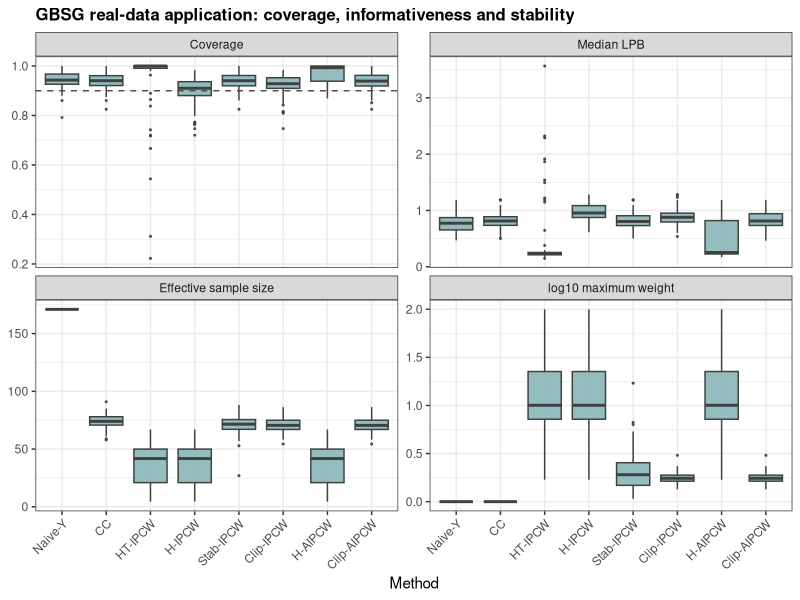
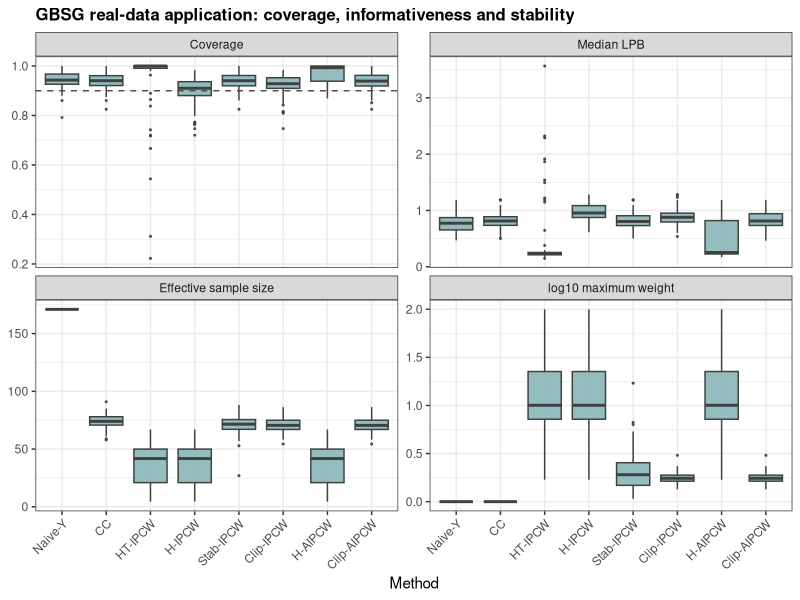

Reproduce these figures in R, in order.
suppressPackageStartupMessages({
  library(ggplot2)
})

TEAL <- "#80B1B3"

g <- read.csv("results/gbsg/gbsg_realdata_raw_R100.csv")

method_order <- c("Naive-Y", "CC", "HT-IPCW", "H-IPCW",
                  "Stab-IPCW", "Clip-IPCW", "H-AIPCW", "Clip-AIPCW")
g$method <- factor(g$method, levels = method_order)

plot_df <- data.frame(
  method = g$method,
  Coverage = as.numeric(g$coverage_ipcw_hajek),
  `Median LPB` = as.numeric(g$median_lpb),
  `Effective sample size` = as.numeric(g$effective_sample_size),
  `log10 maximum weight` = log10(pmax(as.numeric(g$max_raw_weight), 1)),
  check.names = FALSE
)

gbsg_long <- reshape(
  plot_df,
  varying = c("Coverage", "Median LPB", "Effective sample size", "log10 maximum weight"),
  v.names = "value",
  timevar = "metric",
  times = c("Coverage", "Median LPB", "Effective sample size", "log10 maximum weight"),
  direction = "long"
)

gbsg_long <- gbsg_long[is.finite(gbsg_long$value) & !is.na(gbsg_long$method), ]
gbsg_long$metric <- factor(
  gbsg_long$metric,
  levels = c("Coverage", "Median LPB", "Effective sample size", "log10 maximum weight")
)

p <- ggplot(gbsg_long, aes(x = method, y = value)) +
  geom_boxplot(outlier.size = 0.4, fill = TEAL, alpha = 0.85, colour = "grey25") +
  geom_hline(
    data = data.frame(metric = factor("Coverage", levels = levels(gbsg_long$metric)),
                      yintercept = 0.90),
    aes(yintercept = yintercept),
    linetype = "dashed",
    colour = "grey30"
  ) +
  facet_wrap(~ metric, scales = "free_y", ncol = 2) +
  labs(
    title = "GBSG real-data application: coverage, informativeness and stability",
    x = "Method",
    y = NULL
  ) +
  theme_bw(base_size = 11) +
  theme(
    axis.text.x = element_text(angle = 45, hjust = 1),
    plot.title = element_text(face = "bold", size = 12)
  )

ggsave("figures/gbsg_panels.png", p, width = 9, height = 6, dpi = 200)
ggsave("figures/GBSG_final_manuscript.png", p, width = 9, height = 6, dpi = 200)

cat("Wrote:\n")
cat("  figures/gbsg_panels.png\n")
cat("  figures/GBSG_final_manuscript.png\n")
